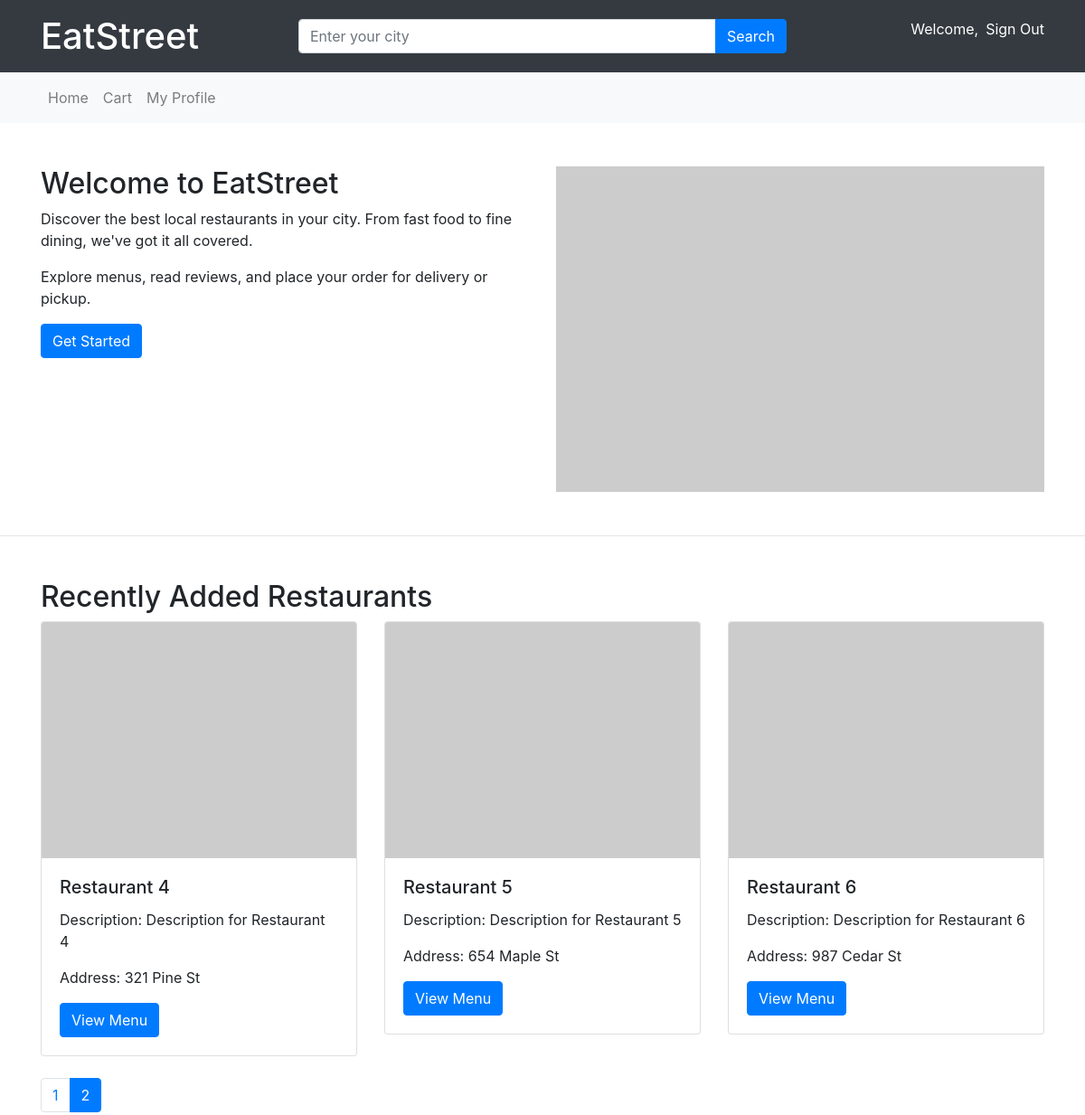
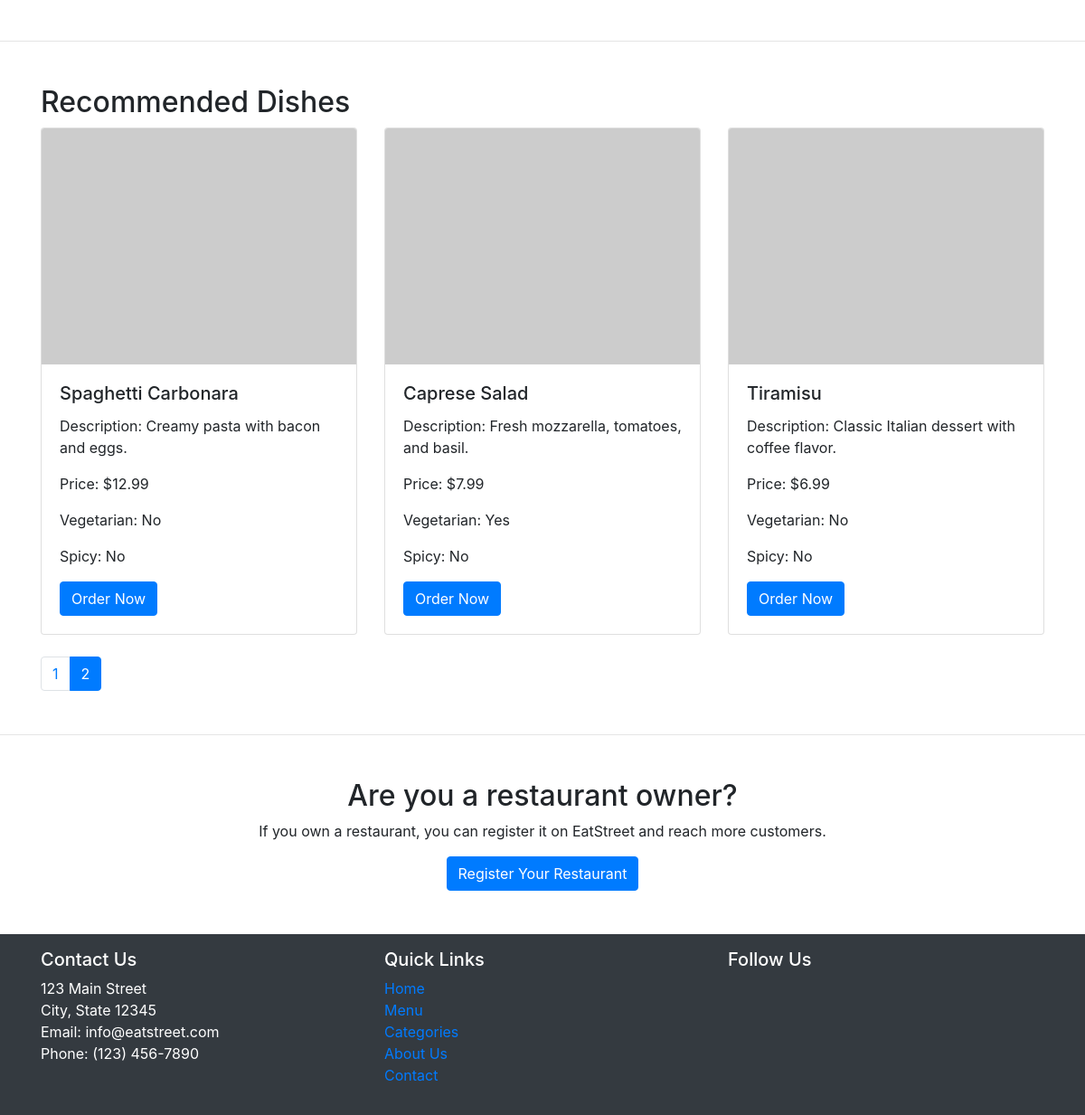
The app's page /?page=2 (signed in) with its own data (2 pictures, top to bottom).
### tables this page shows
CREATE TABLE restaurants (
    restaurant_id INT AUTO_INCREMENT PRIMARY KEY,
    name VARCHAR(100) NOT NULL,
    description TEXT,
    address VARCHAR(255),
    city VARCHAR(50),
    state VARCHAR(50),
    postal_code VARCHAR(20),
    phone_number VARCHAR(15),
    email VARCHAR(100),
    website VARCHAR(255),
    created_at TIMESTAMP DEFAULT CURRENT_TIMESTAMP
);

CREATE TABLE menu (
    menu_id INT AUTO_INCREMENT PRIMARY KEY,
    restaurant_id INT NOT NULL,
    name VARCHAR(100) NOT NULL,
    description TEXT,
    category VARCHAR(50),
    price DECIMAL(10, 2) NOT NULL,
    is_vegetarian BOOLEAN,
    is_spicy BOOLEAN,
    created_at TIMESTAMP DEFAULT CURRENT_TIMESTAMP,
    FOREIGN KEY (restaurant_id) REFERENCES restaurants(restaurant_id)
);

### index.php (the view, shortened to what this page needs)
<!DOCTYPE html>
<html lang="en">
<head>
    <link rel="stylesheet" href="https://stackpath.bootstrapcdn.com/bootstrap/4.5.2/css/bootstrap.min.css">
    <link rel="stylesheet" href="css/styles.css">
</head>
<body>
    <?php include 'includes/header.php'; ?>
    <?php include 'includes/navbar.php'; ?>
    <section class="container my-5">
        <div class="row">
            <div class="col-md-6">
                <h2>Welcome to EatStreet</h2>
                <p>Discover the best local restaurants in your city. From fast food to fine dining, we've got it all covered.</p>
                <p>Explore menus, read reviews, and place your order for delivery or pickup.</p>
                <a href="#" class="btn btn-primary">Get Started</a>
            </div>
            <div class="col-md-6">
                <img src="https://via.placeholder.com/600x400" alt="Food Image" class="img-fluid">
            </div>
        </div>
    </section>
    <hr>
    <?php
    require_once 'connection/connect.php';
    $resultsPerPage = 3;
    $page = isset($_GET['page']) ? intval($_GET['page']) : 1;
    $offset = ($page - 1) * $resultsPerPage;
    $query = "SELECT * FROM restaurants ORDER BY created_at DESC LIMIT $resultsPerPage OFFSET $offset";
    $result = mysqli_query($conn, $query);
    $totalRestaurants = 6;
    $totalPages = ceil($totalRestaurants / $resultsPerPage);
    ?>
    <section class="container my-5">
        <h2>Recently Added Restaurants</h2>
        <div class="row">
            <?php while ($row = mysqli_fetch_assoc($result)) : ?>
                <div class="col-md-4 mb-4">
                    <div class="card">
                        <img src="https://via.placeholder.com/200x150" class="card-img-top" alt="<?php echo $row['name']; ?>">
                        <div class="card-body">
                            <h5 class="card-title"><?php echo $row['name']; ?></h5>
                            <p class="card-text">Description: <?php echo $row['description']; ?></p>
                            <p class="card-text">Address: <?php echo $row['address']; ?></p>
                            <a href="#" class="btn btn-primary">View Menu</a>
                        </div>
                    </div>
                </div>
            <?php endwhile; ?>
        </div>
        <ul class="pagination">
            <?php for ($i = 1; $i <= $totalPages; $i++) : ?>
                <li class="page-item <?php echo ($page === $i) ? 'active' : ''; ?>">
                    <a class="page-link" href="?page=<?php echo $i; ?>"><?php echo $i; ?></a>
                </li>
            <?php endfor; ?>
        </ul>
    </section>
    <hr>
    <section class="container my-5">
        <h2>Recommended Dishes</h2>
        <div class="row">
            <?php
            $menu_query = "SELECT * FROM menu ORDER BY created_at DESC LIMIT $resultsPerPage";
            $menu_result = mysqli_query($conn, $menu_query);
            while ($menu_item = mysqli_fetch_assoc($menu_result)) {
                ?>
                <div class="col-md-4 mb-4">
                    <div class="card">
                        <img src="https://via.placeholder.com/200x150" class="card-img-top" alt="<?php echo $menu_item['name']; ?>">
                        <div class="card-body">
                            <h5 class="card-title"><?php echo $menu_item['name']; ?></h5>
                            <p class="card-text">Description: <?php echo $menu_item['description']; ?></p>
                            <p class="card-text">Price: $<?php echo $menu_item['price']; ?></p>
                            <?php
                            if ($menu_item['is_vegetarian']) {
                                echo '<p class="card-text">Vegetarian: Yes</p>';
                            } else {
                                echo '<p class="card-text">Vegetarian: No</p>';
                            }
                            if ($menu_item['is_spicy']) {
                                echo '<p class="card-text">Spicy: Yes</p>';
                            } else {
                                echo '<p class="card-text">Spicy: No</p>';
                            }
                            ?>
                            <a href="#" class="btn btn-primary">Order Now</a>
                        </div>
                    </div>
                </div>
                <?php
            }
            ?>
        </div>
        <ul class="pagination">
            <?php
            for ($i = 1; $i <= $totalPages; $i++) {
                echo '<li class="page-item' . ($page === $i ? ' active' : '') . '">';
                echo '<a class="page-link" href="?page=' . $i . '">' . $i . '</a>';
                echo '</li>';
            }
            ?>
        </ul>
    </section>
    <hr>
    <section class="container my-5 text-center">
        <h2>Are you a restaurant owner?</h2>
        <p>If you own a restaurant, you can register it on EatStreet and reach more customers.</p>
        <a href="#" class="btn btn-primary">Register Your Restaurant</a>
    </section>
    <?php include 'includes/footer.php'; ?>
</body>
</html>

### records on screen
restaurants: name "Restaurant 4", description "Description for Restaurant 4", address "321 Pine St"
restaurants: name "Restaurant 5", description "Description for Restaurant 5", address "654 Maple St"
restaurants: name "Restaurant 6", description "Description for Restaurant 6", address "987 Cedar St"
menu: name "Spaghetti Carbonara", description "Creamy pasta with bacon and eggs.", price "12.99", is_vegetarian "Vegetarian: No", is_spicy "Spicy: No"
menu: name "Caprese Salad", description "Fresh mozzarella, tomatoes, and basil.", price "7.99", is_vegetarian "Vegetarian: Yes", is_spicy "Spicy: No"
menu: name "Tiramisu", description "Classic Italian dessert with coffee flavor.", price "6.99", is_vegetarian "Vegetarian: No", is_spicy "Spicy: No"
